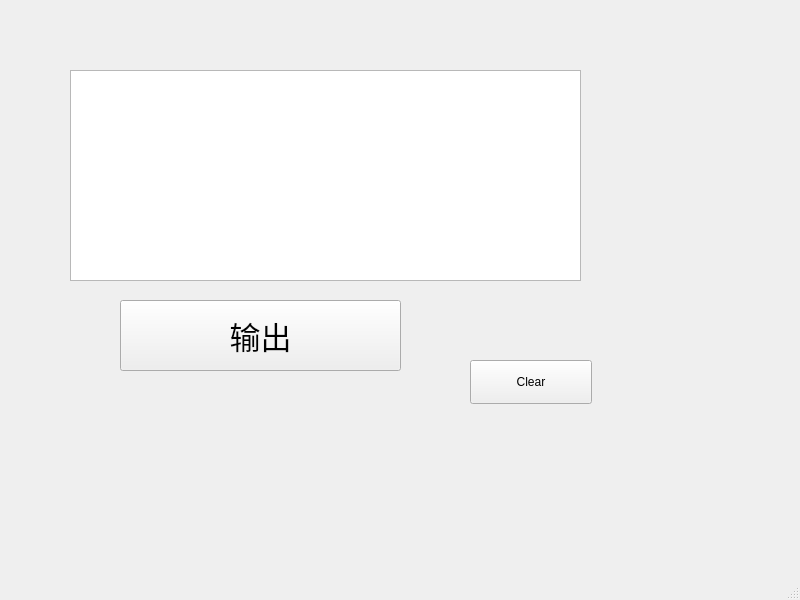
<?xml version="1.0" encoding="UTF-8"?>
<ui version="4.0">
 <class>MainWindow</class>
 <widget class="QMainWindow" name="MainWindow">
  <property name="geometry">
   <rect>
    <x>0</x>
    <y>0</y>
    <width>800</width>
    <height>600</height>
   </rect>
  </property>
  <property name="windowTitle">
   <string>MainWindow</string>
  </property>
  <widget class="QWidget" name="centralwidget">
   <widget class="QTextEdit" name="textEdit_0">
    <property name="geometry">
     <rect>
      <x>70</x>
      <y>70</y>
      <width>511</width>
      <height>211</height>
     </rect>
    </property>
    <property name="html">
     <string>&lt;!DOCTYPE HTML PUBLIC &quot;-//W3C//DTD HTML 4.0//EN&quot; &quot;http://www.w3.org/TR/REC-html40/strict.dtd&quot;&gt;
&lt;html&gt;&lt;head&gt;&lt;meta name=&quot;qrichtext&quot; content=&quot;1&quot; /&gt;&lt;style type=&quot;text/css&quot;&gt;
p, li { white-space: pre-wrap; }
&lt;/style&gt;&lt;/head&gt;&lt;body style=&quot; font-family:'Noto Sans CJK SC'; font-size:14pt; font-weight:456; font-style:normal;&quot;&gt;
&lt;p style=&quot;-qt-paragraph-type:empty; margin-top:0px; margin-bottom:0px; margin-left:0px; margin-right:0px; -qt-block-indent:0; text-indent:0px;&quot;&gt;&lt;br /&gt;&lt;/p&gt;&lt;/body&gt;&lt;/html&gt;</string>
    </property>
   </widget>
   <widget class="QPushButton" name="Button_print">
    <property name="geometry">
     <rect>
      <x>120</x>
      <y>300</y>
      <width>281</width>
      <height>71</height>
     </rect>
    </property>
    <property name="font">
     <font>
      <pointsize>23</pointsize>
     </font>
    </property>
    <property name="text">
     <string>输出</string>
    </property>
   </widget>
   <widget class="QPushButton" name="Clear_Button">
    <property name="geometry">
     <rect>
      <x>470</x>
      <y>360</y>
      <width>122</width>
      <height>44</height>
     </rect>
    </property>
    <property name="text">
     <string>Clear</string>
    </property>
   </widget>
  </widget>
  <widget class="QMenuBar" name="menubar">
   <property name="geometry">
    <rect>
     <x>0</x>
     <y>0</y>
     <width>800</width>
     <height>41</height>
    </rect>
   </property>
  </widget>
  <widget class="QStatusBar" name="statusbar"/>
 </widget>
 <resources/>
 <connections/>
</ui>
